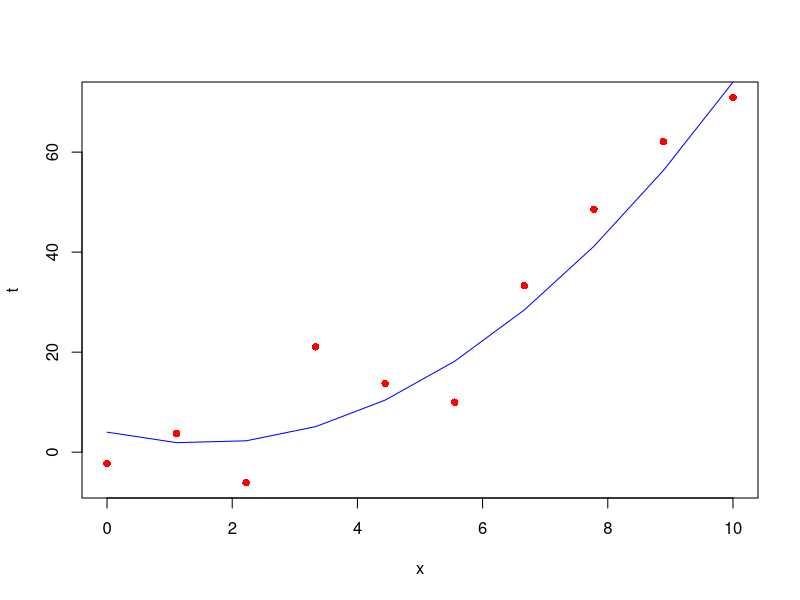
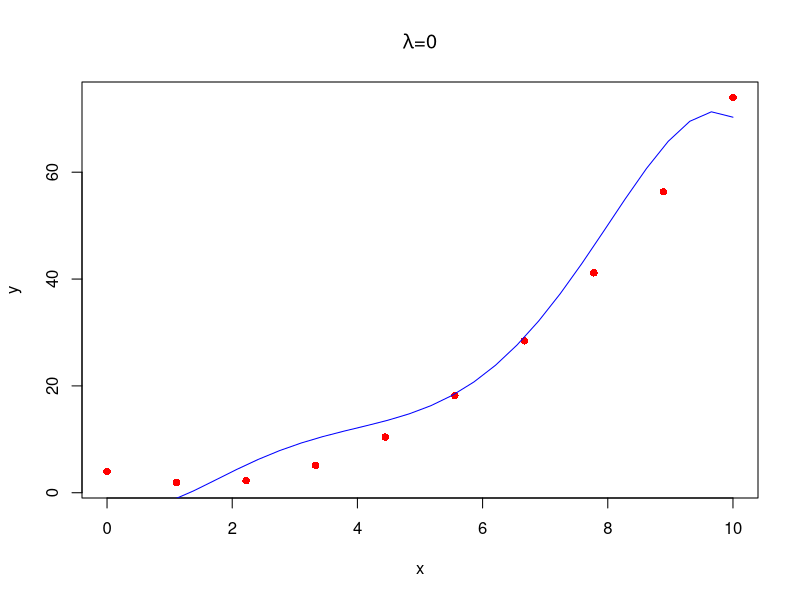
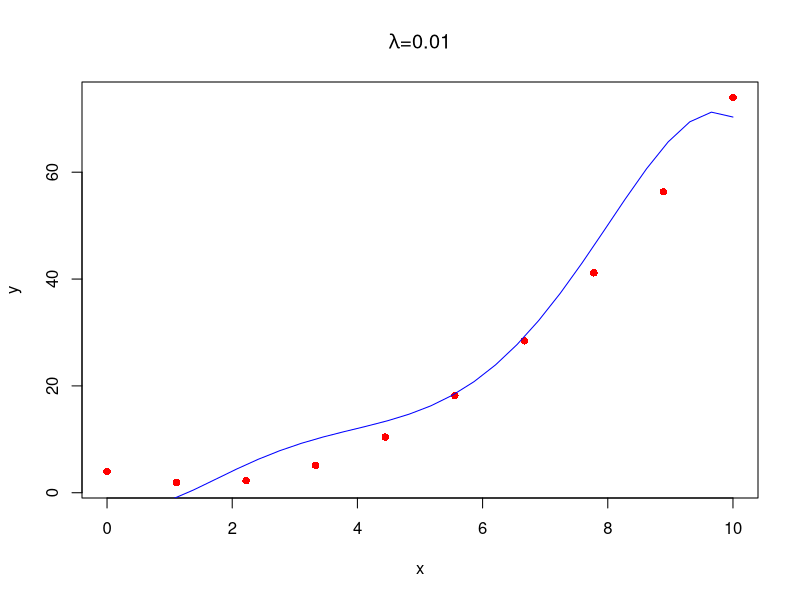
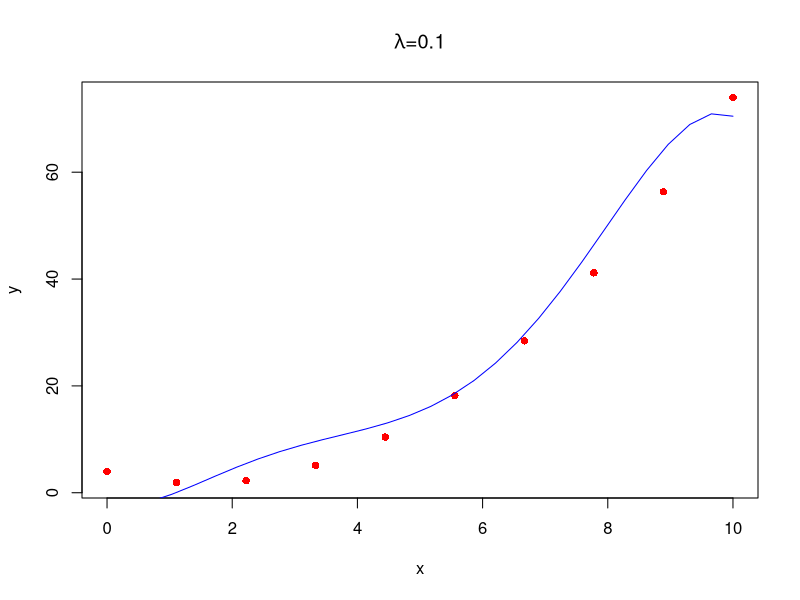
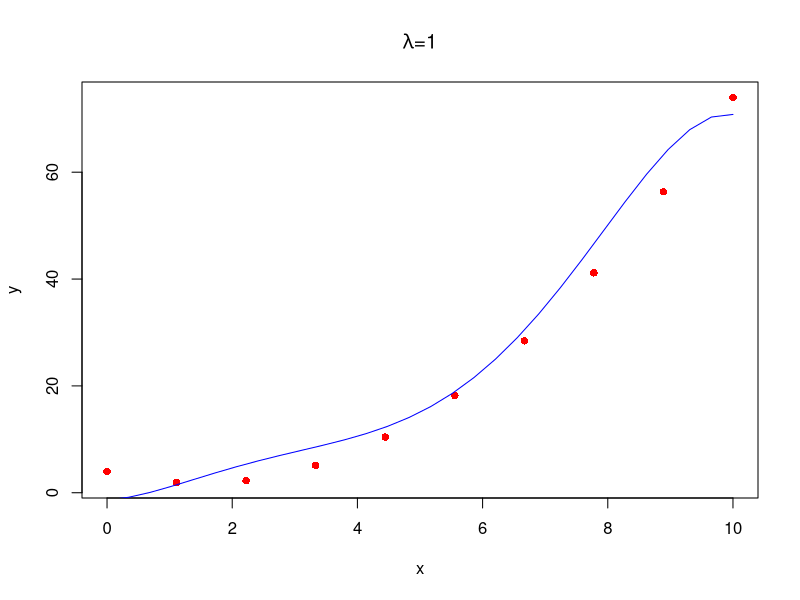
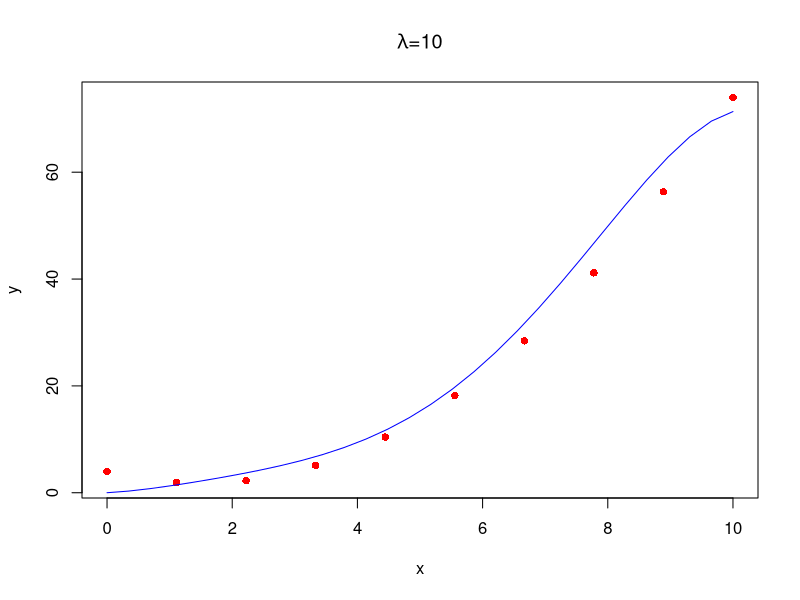

These charts were generated, in order, by the following R code:
## ---- chunk 1
knitr::opts_chunk$set(cache=TRUE)
## ---- chunk 2
set.seed(1) #Keep regularity in plotting results
x <- seq(0, 10, length=10)
y <- x**2 - 3*x + 4
t <- y + rnorm(length(x), mean=0, sd=10)
plot(x,t, col="red", pch=16)
lines(x, y, col="blue")
## ---- chunk 3
maxorder = 5
x_test = seq(0, 10, length=30)
X = rep(1, length(x))
X_test = rep(1, length(x_test))
for (i in 1:maxorder) {
    X = cbind(X, x**i)
    X_test = cbind(X_test, x_test**i)
}
## ---- chunk 4
for (lamb in c(0,0.01,0.1,1,10)) {
  w = solve(t(X) %*% X + lamb * diag(maxorder+1), t(X) %*% t)
  f_test = X_test %*% w
  plot(x, y, col="red", pch=16, main=bquote(paste(lambda,"=",.(lamb))))
  lines(x_test, f_test, col="blue")
}
